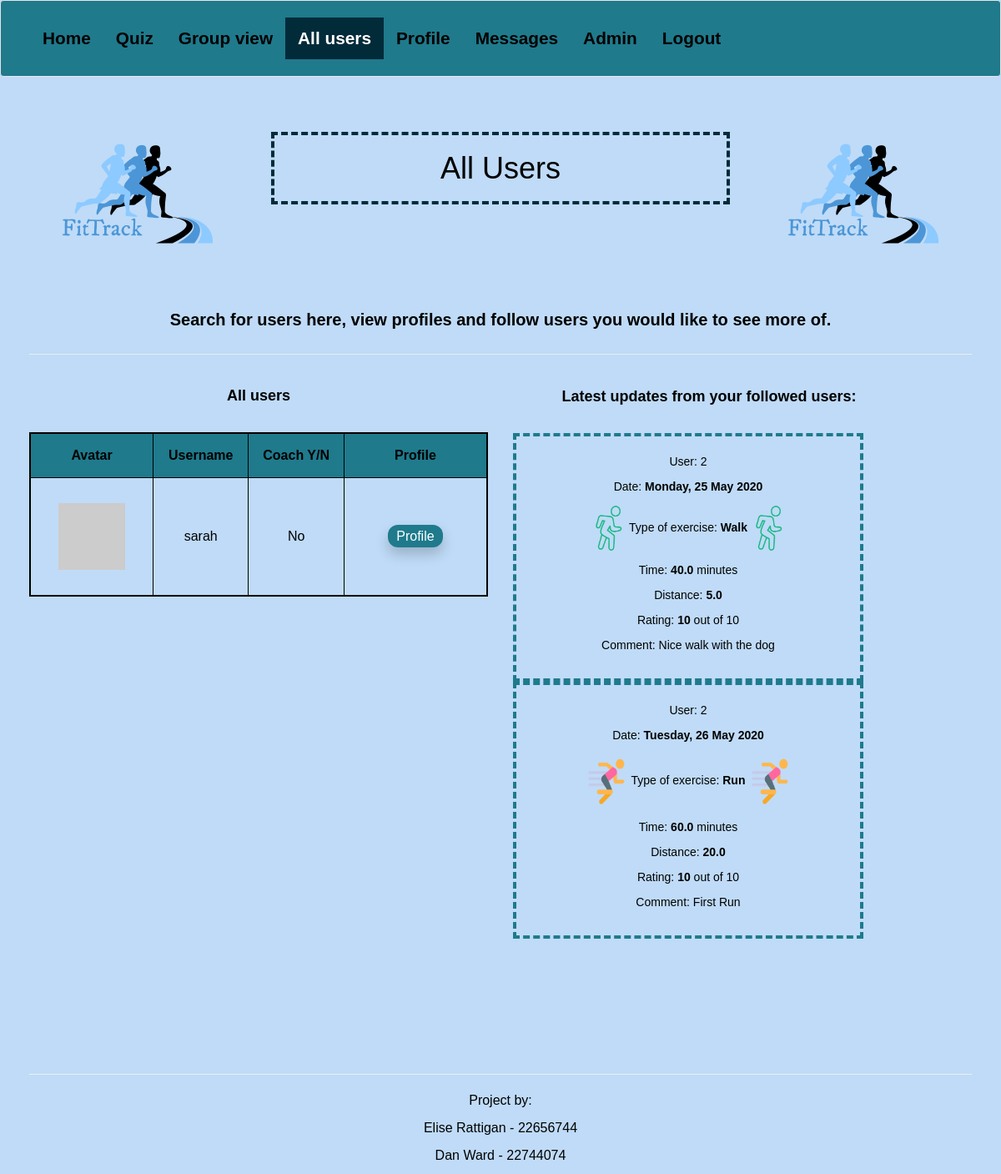
/users_page (signed in), run on the app's committed database.
### app/models.py (models this page shows, shortened)
class User(UserMixin, db.Model):
    id = db.Column(db.Integer, primary_key=True)
    username = db.Column(db.String(64), index=True, unique=True)
    email = db.Column(db.String(120), index=True, unique=True)
    password_hash = db.Column(db.String(128))
    is_coach = db.Column(db.Boolean, default=False)
    is_admin = db.Column(db.Boolean, default=False)
    group = db.Column(db.String, default='A')
    exercise = db.relationship('Exercise', backref='user', lazy='dynamic')
    about_me = db.Column(db.String(140))
    goals = db.Column(db.String(140))
    last_seen = db.Column(db.DateTime, default=datetime.utcnow)
    followed = db.relationship(
        'User', secondary=followers,
        primaryjoin=(followers.c.follower_id == id),
        secondaryjoin=(followers.c.followed_id == id),
        backref=db.backref('followers', lazy='dynamic'), lazy='dynamic')
    messages_sent = db.relationship('Message',
                                    foreign_keys='Message.sender_id',
                                    backref='author', lazy='dynamic')
    messages_received = db.relationship('Message',
                                        foreign_keys='Message.recipient_id',
                                        backref='recipient', lazy='dynamic')
    last_message_read_time = db.Column(db.DateTime)
    token = db.Column(db.String(32), index=True, unique = True)
    token_expiration = db.Column(db.DateTime)
    def followed_posts(self):
        followed = Exercise.query.join(
            followers, (followers.c.followed_id == Exercise.user_id)).filter(
                followers.c.follower_id == self.id)
        own = Exercise.query.filter_by(user_id=self.id)
        return followed.union(own).order_by(Exercise.timestamp.desc())
    def avatar(self, size):
        digest = md5(self.email.lower().encode('utf-8')).hexdigest()
        return 'https://www.gravatar.com/avatar/{}?d=identicon&s={}'.format(digest, size)

class Exercise(db.Model):
    id = db.Column(db.Integer, primary_key=True)
    style = db.Column(db.String(140))
    time = db.Column(db.String(20))
    distance = db.Column(db.String(140))
    exercise_date = db.Column(db.DateTime)
    timestamp = db.Column(db.DateTime)
    rate_exercise = db.Column(db.String(140))
    exercise_comments = db.Column(db.String(140))
    user_id = db.Column(db.Integer, db.ForeignKey('user.id'))

### app/routes.py (the view)
@app.route('/users_page')
@login_required
def users_page():
    users = User.query.all()
    followed_posts = current_user.followed_posts().all()
    return render_template("userview.html", title="All Users", users=users, followed_posts=followed_posts)

### app/models.py (called while the page is built)
@login.user_loader
def load_user(id):
    return User.query.get(int(id))

### app/routes.py (called while the page is built)
@app.before_request
def before_request():
    if current_user.is_authenticated:
        current_user.last_seen = datetime.utcnow()
        db.session.commit()

### app/templates/userview.html
{% extends "base.html" %}
{% block content %}
<div class="container-fluid">
  <div class="row">
    <div class="col-sm-3 text-center">
      <img src="/static/assets/logo.png" alt="App logo">
    </div>
    <div class="col-sm-6 text-center">
      <br>
      <br>
      <h1 class="welcome">All Users</h1>
    </div>
    <div class="col-sm-3 text-center">
        <img src="/static/assets/logo.png" alt="App logo">
    </div>
  </div>
  <div class="row">
    <div class="col-sm-12 text-center">
      <h2>Search for users here, view profiles and follow users you would like to see more of.</h2>
    </div>
  </div>
  <hr>
  <div class="row">
    <div class="col-sm-6 text-center">
      <h3>All users</h3>
      <br>
      <table class="user-table" align="center">
        <tr>
          <th class="table-avatar">Avatar</th>
          <th class="table-username">Username</th>
          <th class="table-coach">Coach Y/N</th>
          <th class="table-profile">Profile</th>
        </tr>
          {% for user in users %}
            {% if user != current_user %}
            <tr>
            <td><img src="{{ user.avatar(128) }}"></td>
            <td style="text-align: center">{{ user.username }}</td>
            {% if user.is_coach %}
            <td style="text-align: center">Yes</td>
            {% else %}
            <td style="text-align: center">No</td>
            {% endif %}
            <td><a class="button-link" href="{{ url_for('user', username=user.username) }}">Profile</a></td>
            </tr>
            {% endif %}
          {% endfor %}
      </table>
    </div>
    <div class="col-sm-1"></div>
    <div class="col-sm-6 text-center" id="user-exercise-list">
      <h3>Latest updates from your followed users:</h3>
      <br>
      {% for exercise in followed_posts %}
        {% if exercise.user_id != current_user.id %}
          {% include '_exercise.html' %}
        {% endif %}
      {% endfor %}
      </div>
      <div class="col-sm-1"></div>
  </div>
</div>
{% endblock %}

### app/templates/base.html (shortened to what this page needs)
<!DOCTYPE html>
<html lang="en">
    <head>
    <link rel="stylesheet" href="https://maxcdn.bootstrapcdn.com/bootstrap/3.4.1/css/bootstrap.min.css">
    <link rel="stylesheet" href="/static/css/stylesheet.css">
    </head>
    <body {% block body_attrs %}{% endblock %}>
      <nav class="navbar navbar-default">
        <div class="container-fluid">
          <ul class="nav navbar-nav">
            <li {% if request.path == url_for('index') or request.path == '/' %}class="active"{% endif %}><a href="{{ url_for('index') }}">Home</a></li>
            {% if current_user.is_anonymous %}
            <li {% if request.path == url_for('login') %}class="active"{% endif %}><a href="{{ url_for('login') }}">Login</a></li>
            {% else %}
            <li {% if request.path == url_for('quiz') %}class="active"{% endif %}><a href="{{ url_for('quiz') }}">Quiz</a></li>
            <li {% if request.path == url_for('groupview') %}class="active"{% endif %}><a href="{{ url_for('groupview') }}">Group view</a></li>
            <li {% if request.path == url_for('users_page') %}class="active"{% endif %}><a href="{{ url_for('users_page') }}">All users</a></li>
            <li {% if request.path == url_for('user', username=current_user.username) %}class="active"{% endif %}><a href="{{ url_for('user', username=current_user.username) }}">Profile</a></li>
            <li {% if request.path == url_for('messages', username=current_user.username) %}class="active"{% endif %}><a href="{{ url_for('messages', username=current_user.username) }}">{{ ('Messages') }}</a></li>
            {% if current_user.is_admin %}
            <li {% if request.path == url_for('admin_login') %}class="active"{% endif %}><a href="{{ url_for('admin_login') }}">Admin</a></li>
            {% endif %}
            <li><a href="{{ url_for('logout') }}">Logout</a></li>
            {% endif %}
          </ul>
        </div>
      </nav>
      {% block content %}{% endblock %}
      <div class="container-fluid text-center" style="margin-bottom:0">
        <div class="row">
          <div class="col-sm-12">
            <hr>
            <p>Project by:</p>
            <p>Elise Rattigan - 22656744</p>
            <p>Dan Ward - 22744074</p>
          </div>
        </div>
      </div>
    </body>
</html>

### app/templates/_exercise.html
<div class="exercise-text">
  <br>
  <p>User: {{ exercise.user_id }}</p>
  <p>Date: <b>{{ exercise.exercise_date.strftime("%A, %d %B %Y") }}</b></p>
  {% if exercise.style == "Run" %}
  <p><span><img src='/static/assets/running-small.png' id='run-small'></span>Type of exercise: <b>{{ exercise.style }}</b><span><img src='/static/assets/running-small.png' id='run-small'></span></p>
  {% elif exercise.style == "Walk" %}
  <p><span><img src='/static/assets/walk-small.png' id='walk-small'></span>Type of exercise: <b>{{ exercise.style }}</b><span><img src='/static/assets/walk-small.png' id='walk-small'></span></p>
  {% endif %}
  <p>Time: <b>{{ exercise.time }}</b> minutes</p>
  <p>Distance: <b>{{exercise.distance }}</b></p>
  <p>Rating: <b>{{ exercise.rate_exercise }}</b> out of 10</p>
  <p>Comment: {{ exercise.exercise_comments }}</p>
  <br>
</div>

### app/static/css/stylesheet.css (style rules this page uses)
body { color: #000; background-color: #BFDBF7; font-family: sans-serif; font-size: 16px; }
.navbar { margin-bottom: 0; padding-bottom: 0; background-color: #1F7A8C; font-size: 1.3em; }
.navbar-default .navbar-nav .active a, .navbar-default .navbar-nav .active a:focus, .navbar-default .navbar-nav .active a:hover { color: #FFF; background-color: #022B3A; font-weight: bold; }
.navbar-default .navbar-nav li a, .navbar-default .navbar-nav li a:focus, .navbar-default .navbar-nav li a:hover { color: #000; background-color: #1F7A8C; font-weight: bold; }
h2 { font-size: 20px; font-weight: bold; }
h3 { font-size: 18px; font-weight: bold; }
.container-fluid { margin: 20px; }
table { border: 2px solid black; }
th { border: 1px solid black; padding: 15px; text-align: center; background-color: #1F7A8C; }
td { border: 1px solid black; padding: 10px; }
.button-link { background-color: #1F7A8C; color: white; font-size: 16px; padding: 5px 10px; border-radius: 12px; box-shadow: 0 8px 16px 0 rgba(0, 0, 0, 0.2) }
img { margin: auto; padding: 20px; }
.welcome { margin: auto; padding: 20px; border: 4px dashed #022B3A; }
.exercise-text { border: 4px dashed #1F7A8C; padding: 0px; margin-right: 50px; font-size: 14px; }
#run-small { height: 70px; width: 60px; padding: 0px; margin: 0px; }
#walk-small { height: 60px; width: 50px; padding: 0px; margin: 0px; }
#user-exercise-list { height: 800px; width: 500px; overflow: auto; }
.user-table { width: 100%; }
.table-avatar { width: 25%; }
.table-username { width: 20%; }
.table-coach { width: 20%; }
.table-profile { width: 30%; }

### data on the page
User: username "sarah", is_coach "No"
Exercise: user_id "2", exercise_date "Monday, 25 May 2020", style "Walk", time "40.0", distance "5.0", rate_exercise "10", exercise_comments "Nice walk with the dog"
Exercise: user_id "2", exercise_date "Tuesday, 26 May 2020", style "Run", time "60.0", distance "20.0", rate_exercise "10", exercise_comments "First Run"

### other printed values
{{ ('Messages') }} "Messages"
